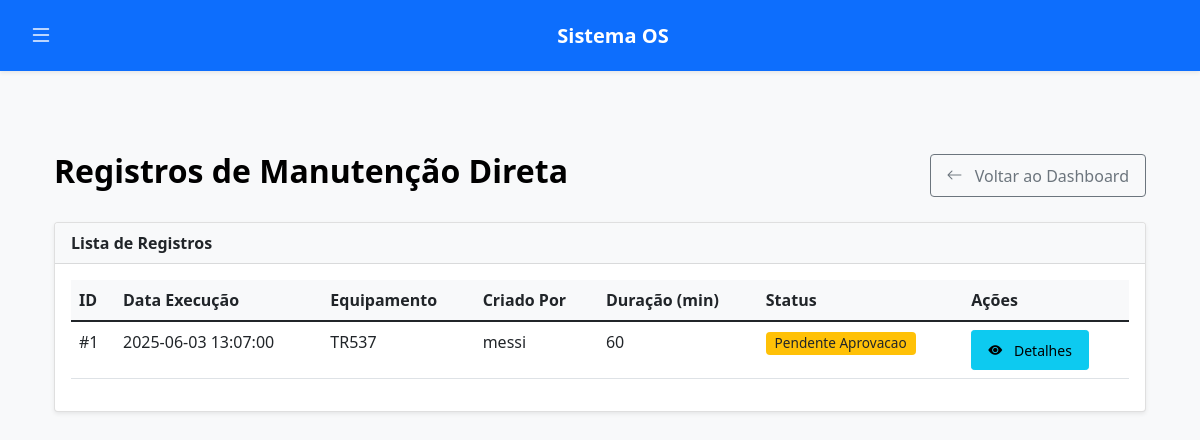
/admin/registros_manutencao (signed in), run on an earlier commit of the app's database.
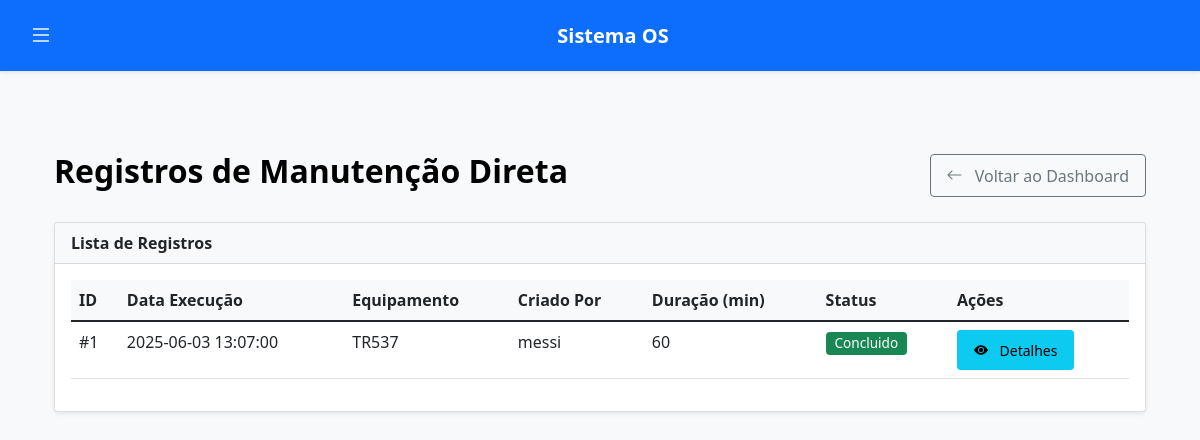
And on a later commit of the database.
### tables this page shows
CREATE TABLE registros_manutencao_direta (
            id INTEGER PRIMARY KEY AUTOINCREMENT,
            data_registro TEXT NOT NULL DEFAULT CURRENT_TIMESTAMP, -- Quando o registro foi criado no sistema
            data_execucao TEXT NOT NULL,               -- Data e Hora que o serviço foi executado (manual)
            duracao_minutos INTEGER,                   -- Duração da manutenção em minutos (manual)
            equipamento_afetado TEXT,
            descricao_servico TEXT NOT NULL,
            observacoes TEXT,
            criado_por_id INTEGER NOT NULL,             -- ID do usuário de manutenção que criou
            status TEXT NOT NULL CHECK(status IN ('Pendente Aprovacao', 'Concluido', 'Cancelado')) DEFAULT 'Pendente Aprovacao',
            data_conclusao_admin TEXT,                 -- Data que o admin aprovou/concluiu
            concluido_por_admin_id INTEGER,            -- ID do admin que aprovou/concluiu
            FOREIGN KEY (criado_por_id) REFERENCES usuarios (id),
            FOREIGN KEY (concluido_por_admin_id) REFERENCES usuarios (id)
        );

CREATE TABLE usuarios (
            id INTEGER PRIMARY KEY AUTOINCREMENT,
            usuario TEXT NOT NULL UNIQUE,
            senha TEXT NOT NULL,
            tipo TEXT NOT NULL CHECK(tipo IN ('solicitante', 'manutencao', 'admin', 'master-admin')),
            nome TEXT NOT NULL,
            email TEXT UNIQUE,
            especialidade TEXT CHECK(especialidade IS NULL OR especialidade IN ('eletricista', 'mecanico')), -- Nova coluna
            ativo BOOLEAN DEFAULT 1,
            data_criacao TEXT DEFAULT CURRENT_TIMESTAMP
        );

### app.py (the view)
@app.route('/admin/registros_manutencao')
def listar_registros_diretos():
    if session.get('tipo') not in ['admin', 'master-admin']:
        flash('Acesso não autorizado.', 'danger')
        return redirect(url_for('login'))
    conn = get_db()
    cursor = conn.cursor()
    cursor.execute("""
        SELECT rmd.*, u_criador.nome as nome_criador
        FROM registros_manutencao_direta rmd
        JOIN usuarios u_criador ON rmd.criado_por_id = u_criador.id
        ORDER BY rmd.data_registro DESC
    """)
    registros = cursor.fetchall()
    return render_template('administrador/listar_registros_diretos.html', registros=registros)

### app.py (called while the page is built)
def get_db():
    if 'db' not in g:
        g.db = sqlite3.connect('db/os.db')
        g.db.row_factory = sqlite3.Row
        g.db.execute("PRAGMA journal_mode=WAL")
        g.db.execute("PRAGMA busy_timeout=5000")
    return g.db

### templates/administrador/listar_registros_diretos.html (shortened to what this page needs)
{% extends "base.html" %}
{% block content %}
<div class="container mt-4">
    <div class="d-flex justify-content-between align-items-center mb-4">
        <h2>Registros de Manutenção Direta</h2>
        <a href="{{ url_for('admin_dashboard') }}" class="btn btn-outline-secondary">
            <i class="bi bi-arrow-left"></i> Voltar ao Dashboard
        </a>
    </div>
    <div class="card">
        <div class="card-header">
            Lista de Registros
        </div>
        <div class="card-body">
            {% if registros %}
            <div class="table-responsive">
                <table class="table table-hover">
                    <thead>
                        <tr>
                            <th>ID</th>
                            <th>Data Execução</th>
                            <th>Equipamento</th>
                            <th>Criado Por</th>
                            <th>Duração (min)</th>
                            <th>Status</th>
                            <th>Ações</th>
                        </tr>
                    </thead>
                    <tbody>
                        {% for registro in registros %}
                        <tr>
                            <td>#{{ registro.id }}</td>
                            <td>{{ registro.data_execucao }}</td>
                            <td>{{ registro.equipamento_afetado|default('N/A') }}</td>
                            <td>{{ registro.nome_criador }}</td>
                            <td>{{ registro.duracao_minutos|default('N/A') }}</td>
                            <td>
                                <span class="badge
                                             {% if registro.status == 'Pendente Aprovacao' %}bg-warning text-dark
                                             {% elif registro.status == 'Concluido' %}bg-success
                                             {% elif registro.status == 'Cancelado' %}bg-danger
                                             {% else %}bg-secondary
                                             {% endif %}">
                                    {{ registro.status }}
                                </span>
                            </td>
                            <td>
                                <a href="{{ url_for('detalhe_registro_direto', id_registro=registro.id) }}" class="btn btn-sm btn-info" title="Ver Detalhes">
                                    <i class="bi bi-eye-fill"></i> Detalhes
                                </a>
                                </td>
                        </tr>
                        {% endfor %}
                    </tbody>
                </table>
            </div>
            {% else %}
            <p class="text-center text-muted">Nenhum registro de manutenção direta encontrado.</p>
            {% endif %}
        </div>
    </div>
</div>
{% endblock %}

What changed in the data, as far as the page shows it:
changed registros_manutencao_direta "TR537": status "Pendente Aprovacao" → "Concluido"
